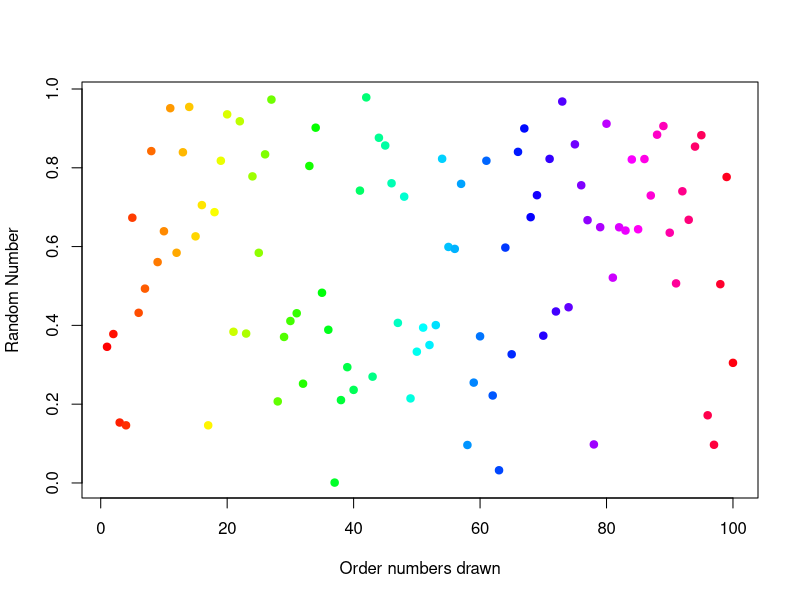

Reproduce this figure in R.
## ---- chunk 1
random.numbers <- runif(10)
total <- sum(random.numbers)
## ---- chunk 2
plot(runif(100), ylab="Random Number", xlab="Order numbers drawn", pch=19, col=rainbow(100))
